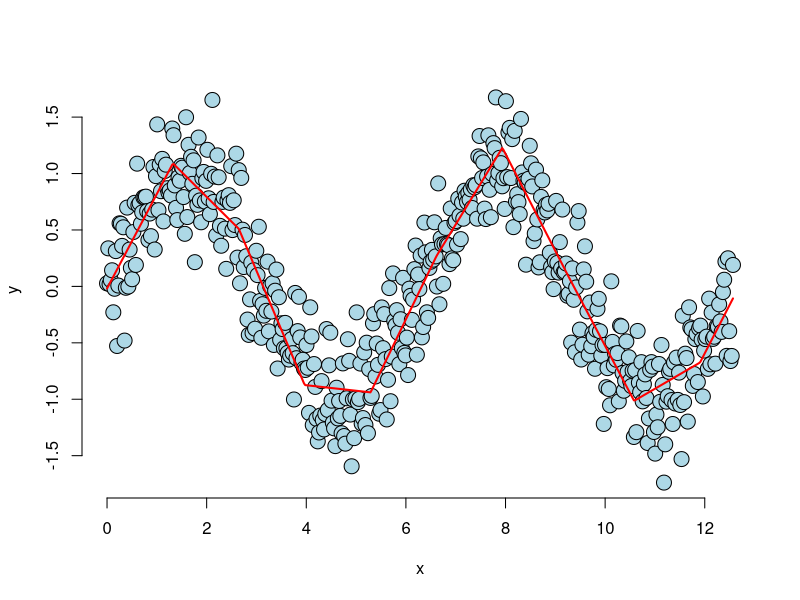
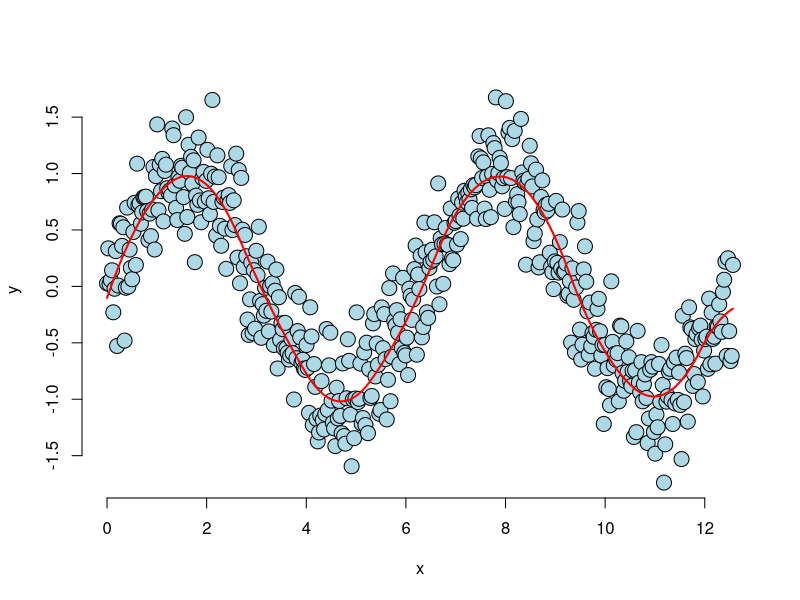
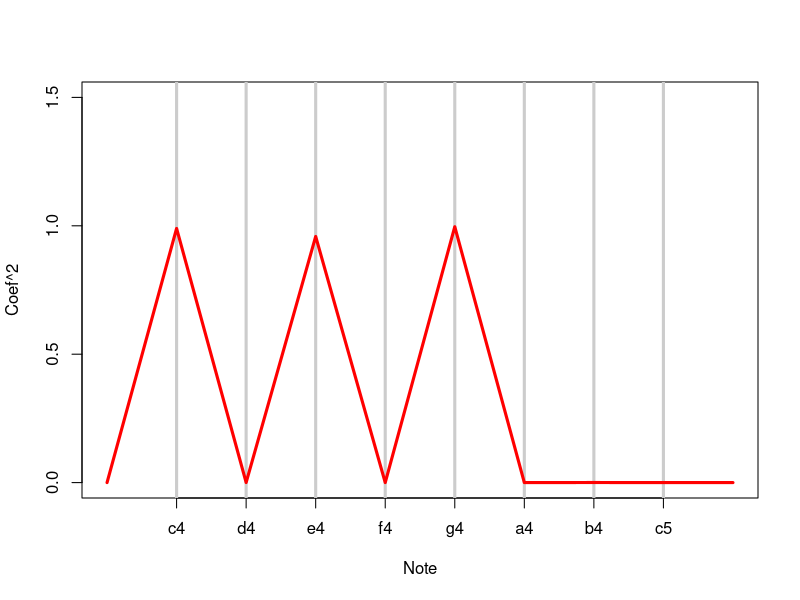
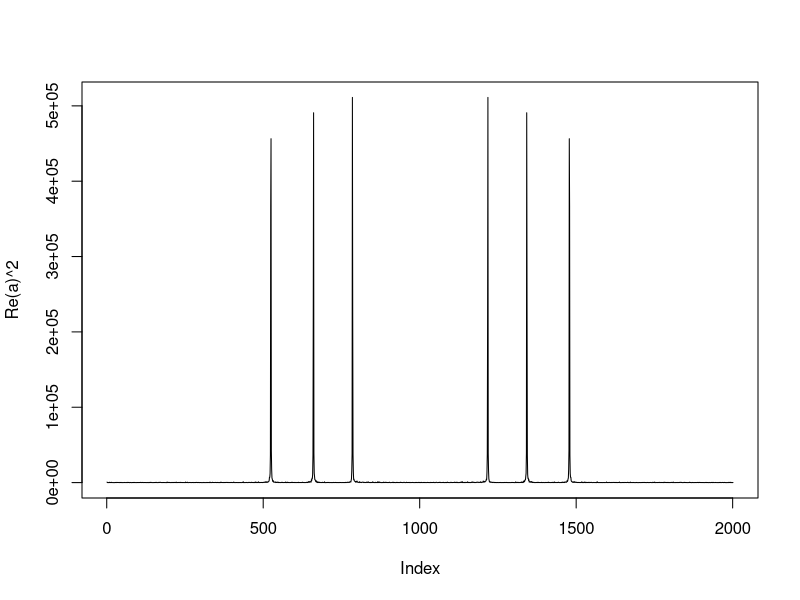

These charts were generated, in order, by the following R code:
## ---- chunk 1
require(knitr)

# make this an external chunk that can be included in any file
options(width = 100)
opts_chunk$set(message = F, error = F, warning = F, comment = NA, fig.align = 'center', dpi = 100, tidy = F, cache.path = '.cache/', fig.path = 'fig/')

options(xtable.type = 'html')
knit_hooks$set(inline = function(x) {
  if(is.numeric(x)) {
    round(x, getOption('digits'))
  } else {
    paste(as.character(x), collapse = ', ')
  }
})
knit_hooks$set(plot = knitr:::hook_plot_html)
runif(1)
## ---- chunk 2
n <- 500; x <- seq(0, 4 * pi, length = n); y <- sin(x) + rnorm(n, sd = .3)
knots <- seq(0, 8 * pi, length = 20); 
splineTerms <- sapply(knots, function(knot) (x > knot) * (x - knot))
xMat <- cbind(1, x, splineTerms)
yhat <- predict(lm(y ~ xMat - 1))
plot(x, y, frame = FALSE, pch = 21, bg = "lightblue", cex = 2)
lines(x, yhat, col = "red", lwd = 2)
## ---- chunk 3
splineTerms <- sapply(knots, function(knot) (x > knot) * (x - knot)^2)
xMat <- cbind(1, x, x^2, splineTerms)
yhat <- predict(lm(y ~ xMat - 1))
plot(x, y, frame = FALSE, pch = 21, bg = "lightblue", cex = 2)
lines(x, yhat, col = "red", lwd = 2)
## ---- chunk 4
##Chord finder, playing the white keys on a piano from octave c4 - c5
notes4 <- c(261.63, 293.66, 329.63, 349.23, 392.00, 440.00, 493.88, 523.25)
t <- seq(0, 2, by = .001); n <- length(t)
c4 <- sin(2 * pi * notes4[1] * t); e4 <- sin(2 * pi * notes4[3] * t); 
g4 <- sin(2 * pi * notes4[5] * t)
chord <- c4 + e4 + g4 + rnorm(n, 0, 0.3)
x <- sapply(notes4, function(freq) sin(2 * pi * freq * t))
fit <- lm(chord ~ x - 1)
## ---- chunk 5
plot(c(0, 9), c(0, 1.5), xlab = "Note", ylab = "Coef^2", axes = FALSE, frame = TRUE, type = "n")
axis(2)
axis(1, at = 1 : 8, labels = c("c4", "d4", "e4", "f4", "g4", "a4", "b4", "c5"))
for (i in 1 : 8) abline(v = i, lwd = 3, col = grey(.8))
lines(c(0, 1 : 8, 9), c(0, coef(fit)^2, 0), type = "l", lwd = 3, col = "red")
## ---- chunk 6
##(How you would really do it)
a <- fft(chord); plot(Re(a)^2, type = "l")
